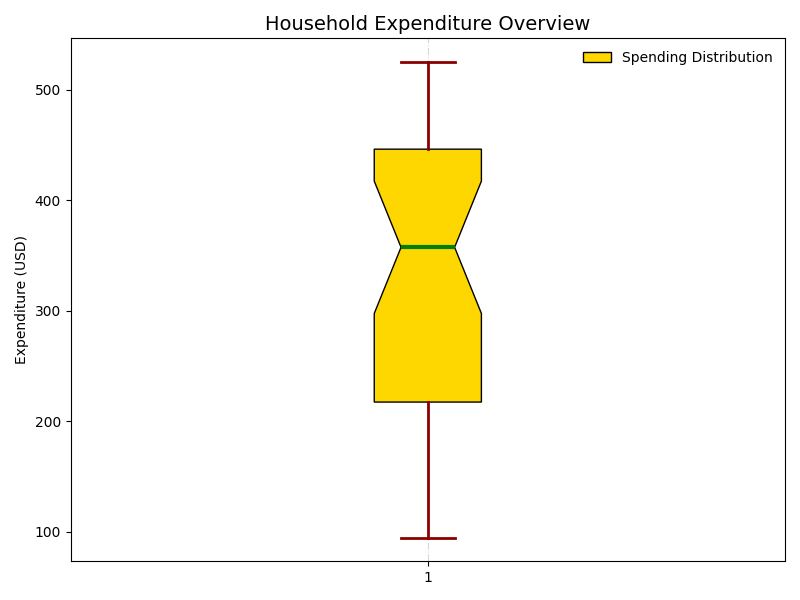

This figure's Python source:
import matplotlib.pyplot as plt

# Manually shuffled content within the data group while maintaining the 6 groups of 6 data points
altered_spending = [
    450, 500, 400, 150, 320, 450, 200, 100, 350, 420, 280, 370,
    460, 520, 390, 310, 460, 160, 95, 445, 390, 525, 350, 210,
    220, 520, 395, 145, 195, 425, 325, 95, 340, 365, 275, 450
]

fig, ax = plt.subplots(figsize=(8, 6))
box = ax.boxplot(altered_spending, vert=True, patch_artist=True, 
                 notch=True, whis=1.5)

single_color = '#FFD700'
for patch in box['boxes']:
    patch.set_facecolor(single_color)

ax.set_title('Household Expenditure Overview', fontsize=14, fontweight='medium')
ax.set_ylabel('Expenditure (USD)', fontsize=10)
ax.grid(axis='x', linestyle='-.', alpha=0.5)

for whisker, cap in zip(box['whiskers'], box['caps']):
    whisker.set(color='darkred', linewidth=2)
    cap.set(color='darkred', linestyle='-', linewidth=2)

for median in box['medians']:
    median.set(color='green', linewidth=3)

ax.legend(['Spending Distribution'], loc='upper right', frameon=False)

plt.tight_layout()
plt.show()
